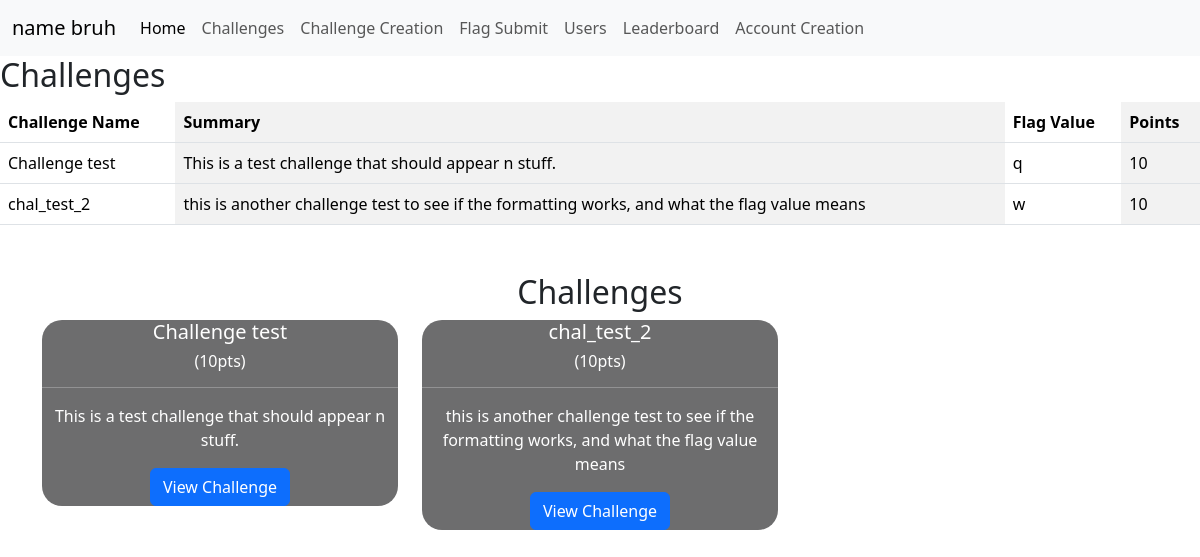
/challenges/, run on an earlier commit of the app's database.
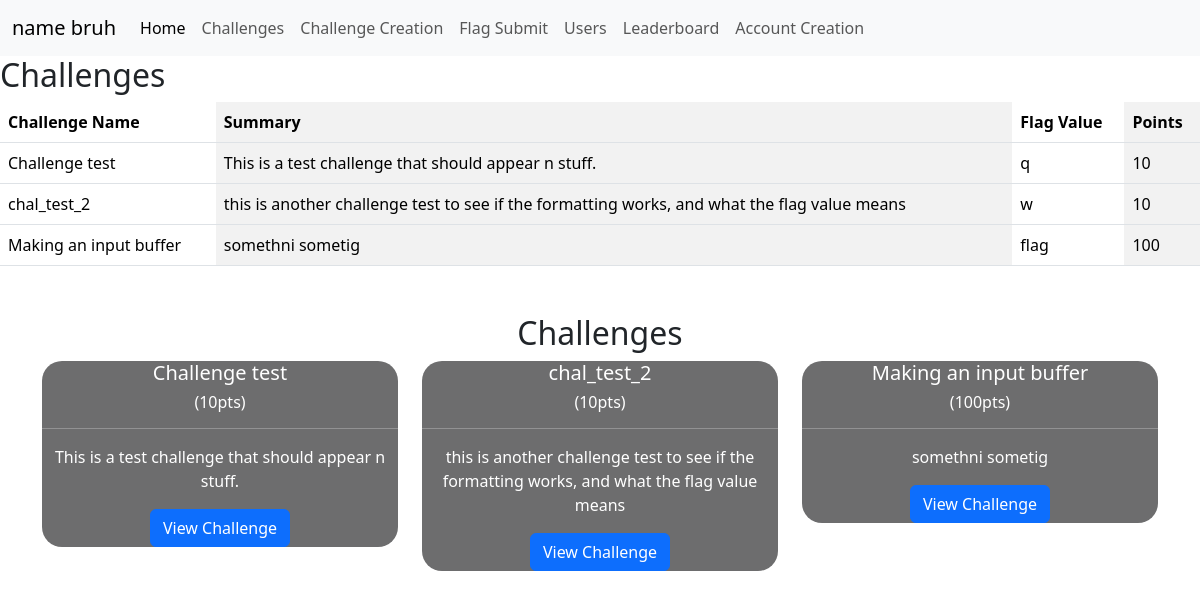
And on a later commit of the database.
### raw/models.py (models this page shows, shortened)
class Challenge(models.Model):
    name = models.CharField(max_length = 64)
    summary = models.TextField()
    flag_value = models.CharField(max_length = 64, unique = True)
    points = models.IntegerField(default = 10)

### raw/views.py (the view)
# urls.py: path('challenges/', views.challenges,name='challenges'),
def challenges(request):
    challenges = Challenge.objects.all()
    participant = None
    solved_challenge_ids = []
    return render(request, 'challenges.html', {
        'challenges': challenges,
        'participant': participant,
        'solved_challenge_ids': solved_challenge_ids,
        'notify':notify,
        'operations':operations,
    })

### raw/templates/challenges.html (shortened to what this page needs)
{% extends 'index.html' %}
{% block content %}
<h2>Challenges</h2>
<table class="table table-striped-columns">
    <thead>
        <tr>
            <th scope = 'col'>Challenge Name</th>
            <th scope = 'col'>Summary</th>
            <th scope = 'col'>Flag Value</th>
            <th scope = 'col'>Points</th>
        </tr>
        <tbody>
            {% for i in challenges %}
                <tr>
                    <td>{{ i.name }}</td>
                    <td>{{ i.summary }}</td>
                    <td>{{ i.flag_value }}</td>
                    <td>{{ i.points }}</td>
                </tr>
            {% endfor %}
        </tbody>
    </thead>
</table>
<center>
<div class="card_shadow" style="text-align:left;width:100%">
    <div class="card_body">
<div class="container mt-5">
    <center><h2>Challenges</h2>
<div class="row">
    {% for challenge in challenges %}
        <div class="col-md-4 mb-4">
            <div class="card_shadow" style="border: 0px;">
                <div class="card-body" style="text-align:center; background-color:#6D6D6E; color: white;border-radius: 20px 20px 20px 20px;">
                    <h5 class="card_title">
                        {{ challenge.name }}<br><h6>({{challenge.points}}pts)</h6>
                        <hr>
                    </h5>
                    <p class="card-text">{{ challenge.summary }}</p>
                    <a href="{% url 'challenge_details' challenge.id %}" class="btn btn-primary">View Challenge</a>
                </div>
            </div>
        </div>
    {% endfor %}
</div>
</div>
</div>
</div>
</center>
{% endblock %}

What changed in the data, as far as the page shows it:
added Challenge: name "Making an input buffer", summary "somethni sometig", flag_value "flag", points "100"
